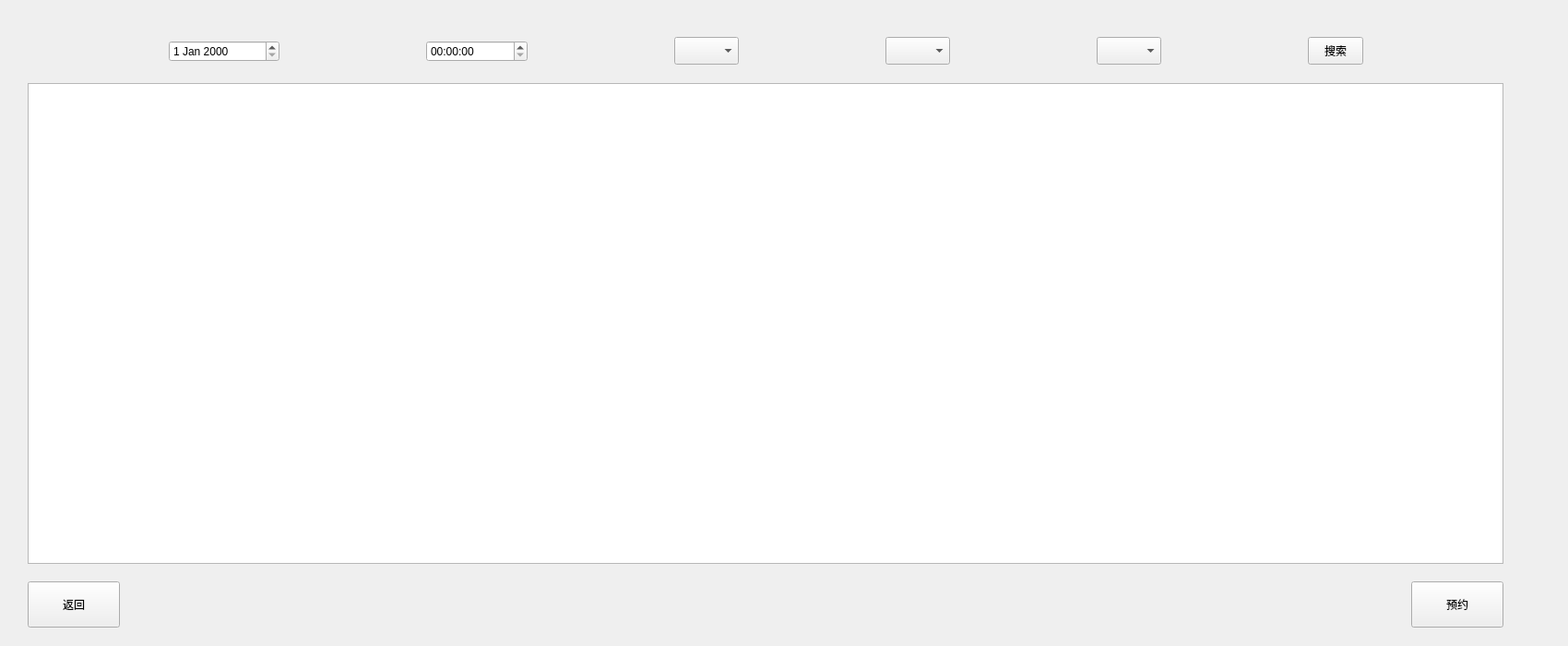
<?xml version="1.0" encoding="UTF-8"?>
<ui version="4.0">
 <class>appointment</class>
 <widget class="QWidget" name="appointment">
  <property name="geometry">
   <rect>
    <x>0</x>
    <y>0</y>
    <width>1700</width>
    <height>700</height>
   </rect>
  </property>
  <property name="windowTitle">
   <string>Form</string>
  </property>
  <widget class="QWidget" name="horizontalLayoutWidget">
   <property name="geometry">
    <rect>
     <x>30</x>
     <y>20</y>
     <width>1601</width>
     <height>71</height>
    </rect>
   </property>
   <layout class="QHBoxLayout" name="formFilters">
    <item>
     <widget class="QDateEdit" name="dateedit">
      <property name="maximumSize">
       <size>
        <width>120</width>
        <height>16777215</height>
       </size>
      </property>
     </widget>
    </item>
    <item>
     <widget class="QTimeEdit" name="timeEdit">
      <property name="maximumSize">
       <size>
        <width>110</width>
        <height>16777215</height>
       </size>
      </property>
     </widget>
    </item>
    <item>
     <widget class="QComboBox" name="hospitalCombo">
      <property name="maximumSize">
       <size>
        <width>70</width>
        <height>30</height>
       </size>
      </property>
      <property name="currentText">
       <string/>
      </property>
     </widget>
    </item>
    <item>
     <widget class="QComboBox" name="departmentCombo">
      <property name="maximumSize">
       <size>
        <width>70</width>
        <height>30</height>
       </size>
      </property>
     </widget>
    </item>
    <item>
     <widget class="QComboBox" name="clinicCombo">
      <property name="maximumSize">
       <size>
        <width>70</width>
        <height>30</height>
       </size>
      </property>
     </widget>
    </item>
    <item>
     <widget class="QPushButton" name="searchButton">
      <property name="maximumSize">
       <size>
        <width>60</width>
        <height>30</height>
       </size>
      </property>
      <property name="text">
       <string>搜索</string>
      </property>
     </widget>
    </item>
   </layout>
  </widget>
  <widget class="QTableView" name="resultsView">
   <property name="geometry">
    <rect>
     <x>30</x>
     <y>90</y>
     <width>1600</width>
     <height>521</height>
    </rect>
   </property>
   <property name="layoutDirection">
    <enum>Qt::LeftToRight</enum>
   </property>
  </widget>
  <widget class="QPushButton" name="backButton">
   <property name="geometry">
    <rect>
     <x>30</x>
     <y>630</y>
     <width>100</width>
     <height>50</height>
    </rect>
   </property>
   <property name="maximumSize">
    <size>
     <width>100</width>
     <height>100</height>
    </size>
   </property>
   <property name="text">
    <string>返回</string>
   </property>
   <property name="iconSize">
    <size>
     <width>50</width>
     <height>20</height>
    </size>
   </property>
  </widget>
  <widget class="QPushButton" name="bookButton">
   <property name="geometry">
    <rect>
     <x>1530</x>
     <y>630</y>
     <width>100</width>
     <height>50</height>
    </rect>
   </property>
   <property name="maximumSize">
    <size>
     <width>100</width>
     <height>16777215</height>
    </size>
   </property>
   <property name="text">
    <string>预约</string>
   </property>
  </widget>
 </widget>
 <resources/>
 <connections/>
</ui>
